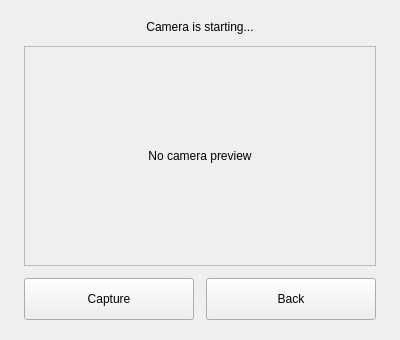
<?xml version="1.0" encoding="UTF-8"?>
<ui version="4.0">
 <class>CapturePage</class>
 <widget class="QWidget" name="CapturePage">
  <property name="geometry">
   <rect>
    <x>0</x>
    <y>0</y>
    <width>400</width>
    <height>300</height>
   </rect>
  </property>
    <property name="windowTitle">
     <string>Capture Image</string>
    </property>
    <layout class="QVBoxLayout" name="capturePageLayout">
     <property name="spacing">
        <number>12</number>
     </property>
     <property name="leftMargin">
        <number>24</number>
     </property>
     <property name="topMargin">
        <number>20</number>
     </property>
     <property name="rightMargin">
        <number>24</number>
     </property>
     <property name="bottomMargin">
        <number>20</number>
     </property>
     <item>
        <widget class="QLabel" name="label_status">
         <property name="text">
            <string>Camera is starting...</string>
         </property>
         <property name="alignment">
            <set>Qt::AlignCenter</set>
         </property>
         <property name="wordWrap">
            <bool>true</bool>
         </property>
        </widget>
     </item>
     <item>
        <widget class="QLabel" name="label_show">
         <property name="minimumSize">
            <size>
             <width>320</width>
             <height>220</height>
            </size>
         </property>
         <property name="text">
            <string>No camera preview</string>
         </property>
         <property name="alignment">
            <set>Qt::AlignCenter</set>
         </property>
         <property name="frameShape">
            <enum>QFrame::StyledPanel</enum>
         </property>
         <property name="frameShadow">
            <enum>QFrame::Raised</enum>
         </property>
         <property name="sizePolicy">
            <sizepolicy hsizetype="Expanding" vsizetype="Expanding">
             <horstretch>0</horstretch>
             <verstretch>1</verstretch>
            </sizepolicy>
         </property>
        </widget>
     </item>
     <item>
        <layout class="QHBoxLayout" name="captureButtonLayout">
         <property name="spacing">
            <number>12</number>
         </property>
         <item>
            <widget class="QPushButton" name="button_capture">
             <property name="minimumSize">
                <size>
                 <width>0</width>
                 <height>42</height>
                </size>
             </property>
             <property name="text">
                <string>Capture</string>
             </property>
            </widget>
         </item>
         <item>
            <widget class="QPushButton" name="button_exit">
             <property name="minimumSize">
                <size>
                 <width>0</width>
                 <height>42</height>
                </size>
             </property>
             <property name="text">
                <string>Back</string>
             </property>
            </widget>
         </item>
        </layout>
     </item>
    </layout>
 </widget>
 <resources/>
 <connections/>
</ui>
